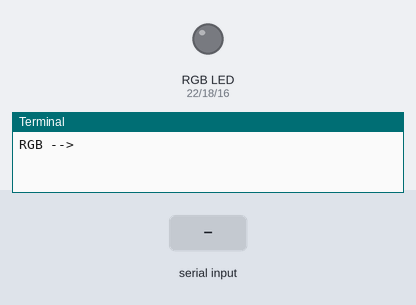
Bench run of a program on a simulated Raspberry Pi (header pin numbers). Shown: an RGB LED mixed from three pins (HIGH = lit), the last lines printed to the terminal. The inputs (shaded band) are chosen by the test bench.

Above: at 1.2 s.
1.3 s: "200" typed at the terminal, then Enter
At 2.2 s:
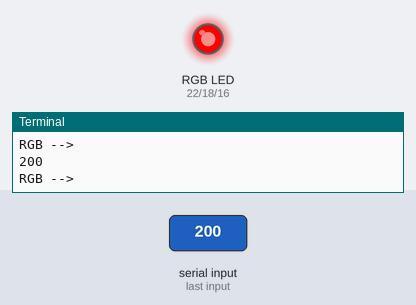
Timing chart, 0 to 4.3 s (numbered marks = the images above; inputs shaded):
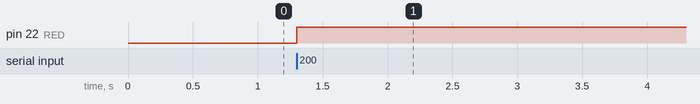

The program:

rgb7color.py
```python
import RPi.GPIO as GPIO

GPIO.setmode(GPIO.BOARD)

# GND is on 20
RED = 22
GREEN = 18
BLUE = 16

GPIO.setup(RED,GPIO.OUT)
GPIO.output(RED,0)
GPIO.setup(GREEN,GPIO.OUT)
GPIO.output(GREEN,0)
GPIO.setup(BLUE,GPIO.OUT)
GPIO.output(BLUE,0)

try:
    while (True):
        request = input("RGB --> ")
        if (len(request) == 3):
            GPIO.output(RED,int(request[0]))
            GPIO.output(GREEN,int(request[1]))
            GPIO.output(BLUE,int(request[2]))

except KeyboardInterrupt:
    GPIO.cleanup()
```

Measured:
- after the input at 1.3 s, pin 22 (RED): LOW → HIGH at once
